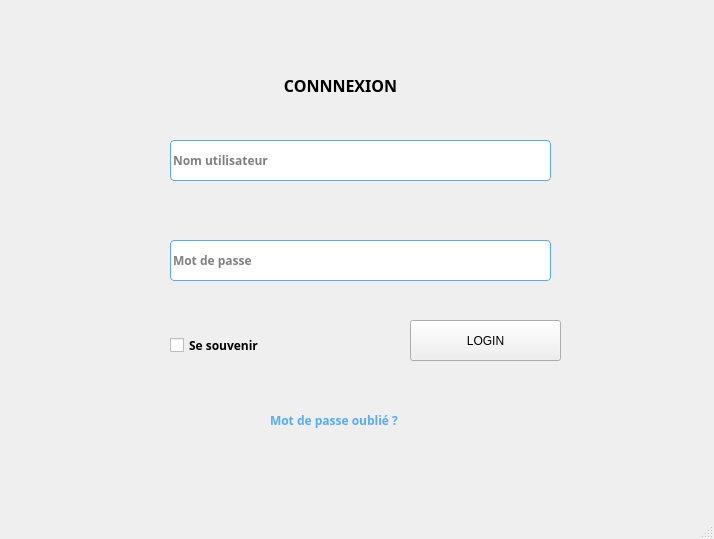
<?xml version="1.0" encoding="UTF-8"?>
<ui version="4.0">
 <class>Login</class>
 <widget class="QMainWindow" name="Login">
  <property name="geometry">
   <rect>
    <x>0</x>
    <y>0</y>
    <width>714</width>
    <height>539</height>
   </rect>
  </property>
  <property name="windowTitle">
   <string>MainWindow</string>
  </property>
  <widget class="QWidget" name="centralwidget">
   <widget class="QLineEdit" name="passwordLineEdit">
    <property name="geometry">
     <rect>
      <x>170</x>
      <y>240</y>
      <width>381</width>
      <height>41</height>
     </rect>
    </property>
    <property name="font">
     <font>
      <family>Segoe UI Semibold</family>
      <pointsize>9</pointsize>
      <weight>75</weight>
      <bold>true</bold>
     </font>
    </property>
    <property name="styleSheet">
     <string notr="true">border : 1px solid rgb(85, 170, 255);
border-radius :4px;</string>
    </property>
    <property name="echoMode">
     <enum>QLineEdit::Password</enum>
    </property>
    <property name="placeholderText">
     <string>Mot de passe</string>
    </property>
   </widget>
   <widget class="QCheckBox" name="remember">
    <property name="geometry">
     <rect>
      <x>170</x>
      <y>330</y>
      <width>131</width>
      <height>31</height>
     </rect>
    </property>
    <property name="font">
     <font>
      <family>Segoe UI Semibold</family>
      <pointsize>9</pointsize>
      <weight>75</weight>
      <bold>true</bold>
     </font>
    </property>
    <property name="text">
     <string>Se souvenir</string>
    </property>
   </widget>
   <widget class="QLabel" name="user_icon">
    <property name="geometry">
     <rect>
      <x>130</x>
      <y>140</y>
      <width>31</width>
      <height>41</height>
     </rect>
    </property>
    <property name="text">
     <string/>
    </property>
    <property name="textFormat">
     <enum>Qt::PlainText</enum>
    </property>
    <property name="pixmap">
     <pixmap>icons/bx-user.svg</pixmap>
    </property>
   </widget>
   <widget class="QLabel" name="label">
    <property name="geometry">
     <rect>
      <x>270</x>
      <y>400</y>
      <width>161</width>
      <height>41</height>
     </rect>
    </property>
    <property name="font">
     <font>
      <family>Segoe UI Semibold</family>
      <pointsize>9</pointsize>
      <weight>75</weight>
      <bold>true</bold>
     </font>
    </property>
    <property name="styleSheet">
     <string notr="true">color:  rgb(85, 170, 255);
</string>
    </property>
    <property name="text">
     <string>Mot de passe oublié ?</string>
    </property>
   </widget>
   <widget class="QLabel" name="connexionLabel">
    <property name="geometry">
     <rect>
      <x>200</x>
      <y>60</y>
      <width>281</width>
      <height>51</height>
     </rect>
    </property>
    <property name="font">
     <font>
      <family>Segoe UI Semibold</family>
      <pointsize>12</pointsize>
      <weight>75</weight>
      <bold>true</bold>
     </font>
    </property>
    <property name="text">
     <string>CONNNEXION</string>
    </property>
    <property name="alignment">
     <set>Qt::AlignCenter</set>
    </property>
   </widget>
   <widget class="QLineEdit" name="emailLineEdit">
    <property name="geometry">
     <rect>
      <x>170</x>
      <y>140</y>
      <width>381</width>
      <height>41</height>
     </rect>
    </property>
    <property name="font">
     <font>
      <family>Segoe UI Semibold</family>
      <pointsize>9</pointsize>
      <weight>75</weight>
      <bold>true</bold>
     </font>
    </property>
    <property name="styleSheet">
     <string notr="true">border : 1px solid rgb(85, 170, 255);
border-radius :4px;</string>
    </property>
    <property name="placeholderText">
     <string>Nom utilisateur</string>
    </property>
   </widget>
   <widget class="QLabel" name="label_3">
    <property name="geometry">
     <rect>
      <x>130</x>
      <y>240</y>
      <width>31</width>
      <height>41</height>
     </rect>
    </property>
    <property name="text">
     <string/>
    </property>
    <property name="pixmap">
     <pixmap>icons/bx-lock.svg</pixmap>
    </property>
   </widget>
   <widget class="QPushButton" name="btnValider">
    <property name="geometry">
     <rect>
      <x>410</x>
      <y>320</y>
      <width>151</width>
      <height>41</height>
     </rect>
    </property>
    <property name="text">
     <string>LOGIN</string>
    </property>
   </widget>
  </widget>
  <widget class="QMenuBar" name="menubar">
   <property name="geometry">
    <rect>
     <x>0</x>
     <y>0</y>
     <width>714</width>
     <height>26</height>
    </rect>
   </property>
  </widget>
  <widget class="QStatusBar" name="statusbar"/>
 </widget>
 <resources/>
 <connections/>
</ui>
